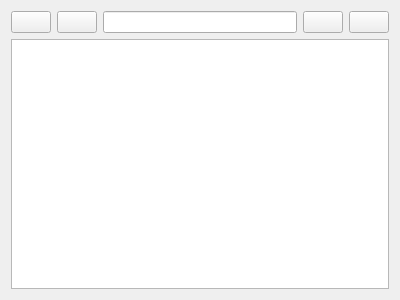
<?xml version="1.0" encoding="UTF-8"?>
<ui version="4.0">
 <class>AfficherIdentifications</class>
 <widget class="QWidget" name="AfficherIdentifications">
  <property name="geometry">
   <rect>
    <x>0</x>
    <y>0</y>
    <width>400</width>
    <height>300</height>
   </rect>
  </property>
  <property name="windowTitle">
   <string>Form</string>
  </property>
  <layout class="QVBoxLayout" name="verticalLayout">
   <item>
    <layout class="QHBoxLayout" name="horizontalLayout_2">
     <item>
      <widget class="QPushButton" name="pushButtonValider">
       <property name="text">
        <string/>
       </property>
       <property name="icon">
        <iconset resource="../../ressources.qrc">
         <normaloff>:/icones/validate.png</normaloff>:/icones/validate.png</iconset>
       </property>
      </widget>
     </item>
     <item>
      <widget class="QPushButton" name="pushButtonInvalider">
       <property name="text">
        <string/>
       </property>
       <property name="icon">
        <iconset resource="../../ressources.qrc">
         <normaloff>:/icones/invalidate.png</normaloff>:/icones/invalidate.png</iconset>
       </property>
      </widget>
     </item>
     <item>
      <widget class="QLineEdit" name="lineEditPersonne"/>
     </item>
     <item>
      <widget class="QPushButton" name="pushButtonIdentifier">
       <property name="text">
        <string/>
       </property>
       <property name="icon">
        <iconset resource="../../ressources.qrc">
         <normaloff>:/icones/identify.png</normaloff>:/icones/identify.png</iconset>
       </property>
      </widget>
     </item>
     <item>
      <widget class="QPushButton" name="pushButtonIgnorer">
       <property name="text">
        <string/>
       </property>
       <property name="icon">
        <iconset resource="../../ressources.qrc">
         <normaloff>:/icones/ignore.png</normaloff>:/icones/ignore.png</iconset>
       </property>
      </widget>
     </item>
    </layout>
   </item>
   <item>
    <widget class="QListView" name="listView">
     <property name="editTriggers">
      <set>QAbstractItemView::AllEditTriggers</set>
     </property>
     <property name="viewMode">
      <enum>QListView::IconMode</enum>
     </property>
    </widget>
   </item>
  </layout>
 </widget>
 <resources>
  <include location="../../ressources.qrc"/>
 </resources>
 <connections/>
</ui>
